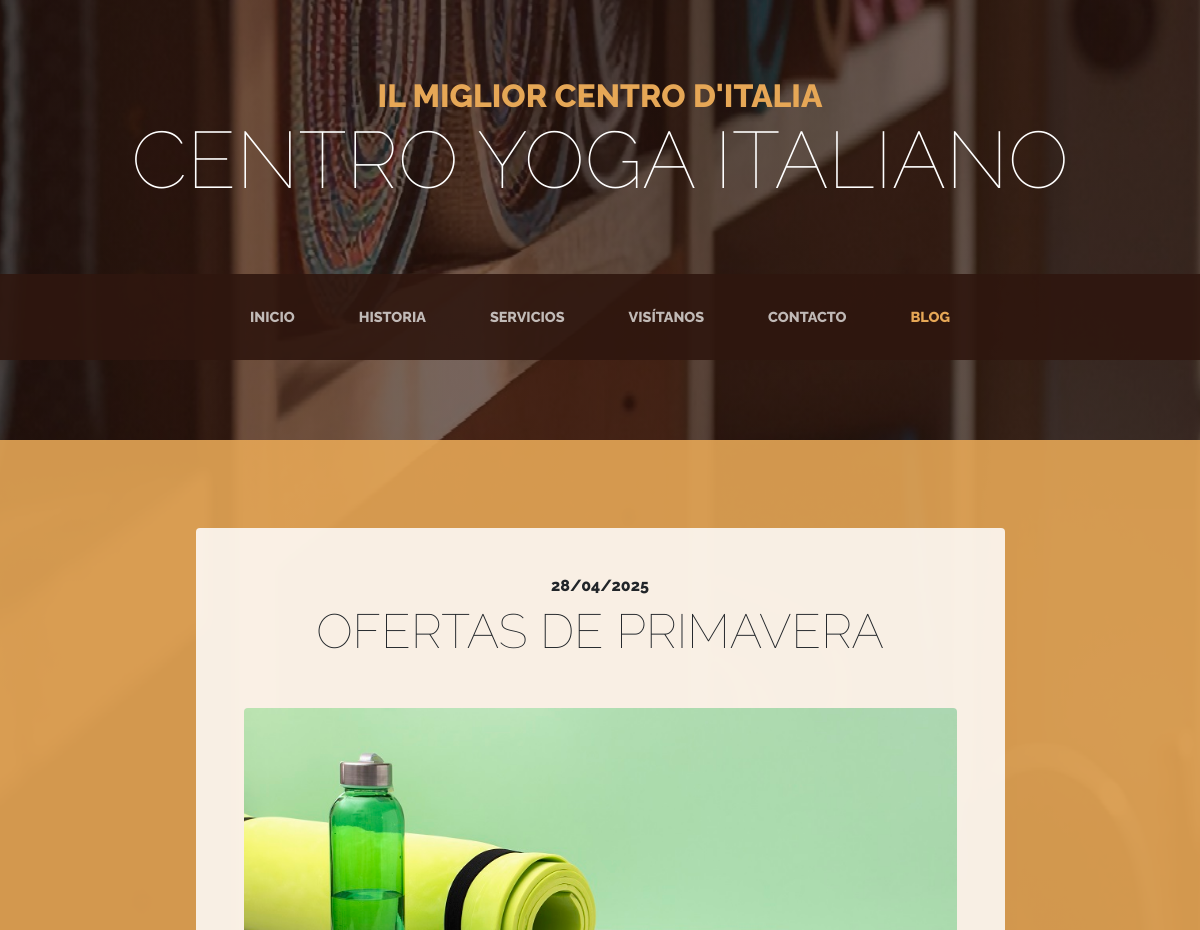
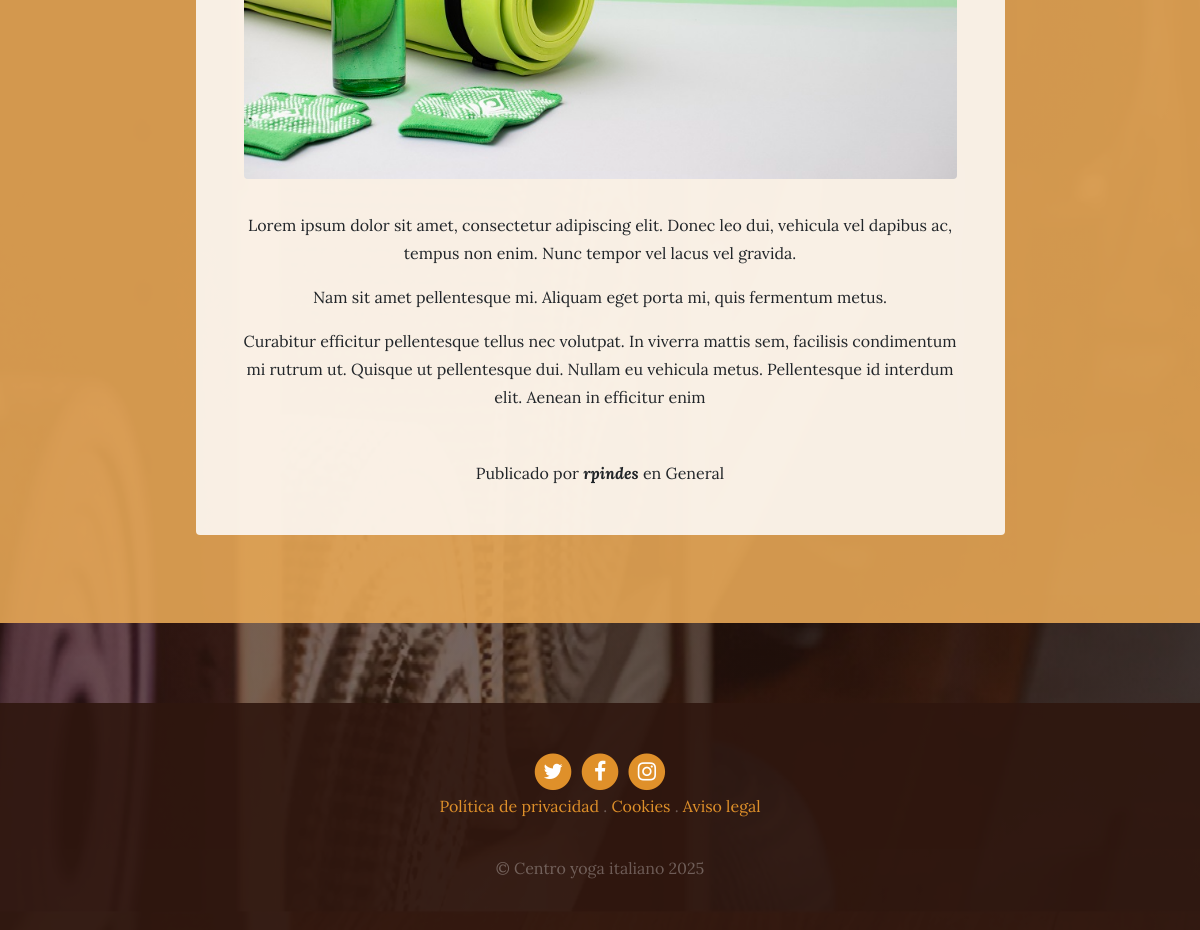
The page /blog/blog/ on the database its author committed (2 pictures, top to bottom).
### blog/models.py (models this page shows, shortened)
class Post(models.Model):
    title= models.CharField(max_length=200, verbose_name="Título")
    content=models.TextField(verbose_name="Contenido")
    published=models.DateField(verbose_name="Fecha de publicación", default=now)
    image= models.ImageField(verbose_name="Imagen", upload_to="blog", null=True, blank=True)
    author= models.ForeignKey(User, verbose_name="Autor", on_delete=models.CASCADE)
    categories= models.ManyToManyField(Category, verbose_name="Categorías", related_name="get_posts")
    created = models.DateTimeField(auto_now_add= True, verbose_name="Fecha de creación")
    updated = models.DateTimeField(auto_now= True, verbose_name= "Fecha de edición")
    class Meta:
        verbose_name = "entrada"
        verbose_name_plural = "entradas"
        ordering = ['-created']

class Category(models.Model):
    name=models.CharField(max_length=100, verbose_name="Nombre")
    created = models.DateTimeField(auto_now_add= True, verbose_name="Fecha de creación")
    updated = models.DateTimeField(auto_now= True, verbose_name= "Fecha de edición")
    class Meta:
        verbose_name = "categoría"
        verbose_name_plural = "categorias"
        ordering = ['-created']

### pages/models.py (models this page shows, shortened)
class Page(models.Model):
    title=models.CharField(verbose_name="Título", max_length=200)
    content=RichTextField(verbose_name="Contenido")
    order=models.SmallIntegerField(verbose_name="Orden", default=0)
    created = models.DateTimeField(auto_now_add= True, verbose_name="Fecha de creación")
    updated = models.DateTimeField(auto_now= True, verbose_name= "Fecha de edición")
    class Meta:
        verbose_name = "página"
        verbose_name_plural = "páginas"
        ordering =['order', 'title']

### blog/views.py (the view)
# urls.py: path('blog/', views.blog, name='blog'),
def blog(request):
    posts =Post.objects.all()
    return render (request, "blog/blog.html", {'posts':posts})

### pages/templatetags/pages_extras.py (called while the page is built)
@register.simple_tag
def get_page_list():
    pages=Page.objects.all()
    return pages

### social/processors.py (called while the page is built)
def ctx_dict(request):
    ctx={}
    links=Link.objects.all()
    for link in links:
        ctx[link.key]=link.url
    return ctx

### blog/templates/blog/blog.html (shortened to what this page needs)
{% extends 'core/base.html' %}
{% load static %}
{% block content %}
  {% for post in posts %}
    <section class="page-section cta">
    <div class="container">
    <div class="row">
      <div class="col-xl-9 mx-auto">
        <div class="cta-innerv text-center rounded">
          <h2 class="section-heading mb-5">
            <span class="section-heading-upper">{{post.published|date:"SHORT_DATE_FORMAT"}}</span>
            <span class="section-heading-lower">{{post.title}}</span>
          </h2>
          <p class="mb-0">
            <img class="mx-auto d-flex rounded img-fluid mb-3 mb-lg-0" src="{{post.image.url}}" alt="">
          </p>
          <p class="mb-0 mbt"> {{post.content|linebreaks}}</p>
          <p class="mb-0 mbt">
            <span class="section-heading-under">Publicado por <em><b>{{post.author}}</b></em> en
              {% for category in post.categories.all %}
                {{category.name}}
              {% endfor %}
            </span
          </p>
        </div>
      </div>
    </div>
    </div>
    </section>
  {% endfor %}
{% endblock %}

### core/templates/core/base.html (shortened to what this page needs)
<!DOCTYPE html>
<html lang="es">
  <head>
    {% load static %}
    <link href="{% static 'core/vendor/bootstrap/css/bootstrap.min.css' %}" rel="stylesheet">
    <link href="{% static 'core/vendor/font-awesome/css/font-awesome.min.css' %}" rel="stylesheet" type="text/css">
    <link href="{% static 'core/css/business-casual.css' %}" rel="stylesheet">
  </head>
  <body>
    <h1 class="site-heading text-center text-white d-none d-lg-block">
      <span class="site-heading-upper text-primary mb-3">Il miglior centro d'Italia</span>
      <span class="site-heading-lower">Centro yoga italiano</span>
    </h1>
    <nav class="navbar navbar-expand-lg navbar-dark py-lg-4" id="mainNav">
      <div class="container">
        <div class="collapse navbar-collapse" id="navbarResponsive">
          <ul class="navbar-nav mx-auto">
            <li class="nav-item  px-lg-4 {% if request.path == '/' %} active {% endif %}">
              <a class="nav-link text-uppercase text-expanded" href="{% url 'home'%}">Inicio</a>
            </li>
            <li class="nav-item px-lg-4 {% if request.path == '/about/' %} active {% endif %}">
              <a class="nav-link text-uppercase text-expanded" href="{% url 'about'%}">Historia</a>
            </li>
            <li class="nav-item px-lg-4 {% if request.path == '/services/' %} active {% endif %}">
              <a class="nav-link text-uppercase text-expanded" href="{% url 'services' %}">Servicios</a>
            </li>
            <li class="nav-item px-lg-4 {% if request.path == '/store/' %} active {% endif %}">
              <a class="nav-link text-uppercase text-expanded" href="{% url 'store'%}">Visítanos</a>
            </li>
            <li class="nav-item px-lg-4 {% if request.path == '/contact/' %} active {% endif %}">
              <a class="nav-link text-uppercase text-expanded" href="{% url 'contact'%}">Contacto</a>
            </li>
            <li class="nav-item px-lg-4 {% if request.path|slice:':6' == '/blog/' %} active {% endif %}">
              <a class="nav-link text-uppercase text-expanded" href="{% url 'blog:blog' %}">Blog</a>
            </li>
          </ul>
        </div>
      </div>
    </nav>
    {% block content %} {% endblock %}
    <footer class="footer text-faded text-center py-5">
      <div class="container">
        <p class="m-0">
              <a href="{{twitter}}" class="link">
                <span class="fa-stack fa-lg">
                  <i class="fa fa-circle fa-stack-2x"></i>
                  <i class="fa fa-twitter fa-stack-1x fa-inverse"></i>
                </span>
              </a>
            <a href="{{facebook}}" class="link">
              <span class="fa-stack fa-lg">
                <i class="fa fa-circle fa-stack-2x"></i>
                <i class="fa fa-facebook fa-stack-1x fa-inverse"></i>
              </span>
            </a>
            <a href="{{instagram}}" class="link">
              <span class="fa-stack fa-lg">
                <i class="fa fa-circle fa-stack-2x"></i>
                <i class="fa fa-instagram fa-stack-1x fa-inverse"></i>
              </span>
            </a>
	    </p>
        {% load pages_extras %}
        {% get_page_list as page_list %}
        {% for page in page_list %}
          <a href="{% url 'page' page.id %}" class="link">{{page.title}}</a> {% if not forloop.last %}.{% endif %}
        {% endfor %}
        <p class="m-0 mbt1">&copy; Centro yoga italiano 2025</p>
      </div>
	</footer>
  </body>
</html>

### core/static/core/css/business-casual.css (style rules this page uses)
body { font-family: 'Lora'; background: linear-gradient(rgba(47, 23, 15, 0.65), rgba(47, 23, 15, 0.65)), url("../img/bg.jpg"); background-attachment: fixed; background-position: center; background-size: cover; }
h1, h2, h3, h4, h5, h6 { font-family: 'Raleway'; }
p { line-height: 1.75; }
.text-faded { color: rgba(255, 255, 255, 0.3); }
.site-heading { margin-top: 5rem; margin-bottom: 5rem; text-transform: uppercase; line-height: 1; font-family: 'Raleway'; }
.site-heading .site-heading-upper { display: block; font-size: 2rem; font-weight: 800; }
.site-heading .site-heading-lower { font-size: 5rem; font-weight: 100; line-height: 4rem; }
.page-section { margin-top: 5rem; margin-bottom: 5rem; }
.section-heading { text-transform: uppercase; }
.section-heading .section-heading-upper { display: block; font-size: 1rem; font-weight: 800; padding-bottom:.5rem; }
.section-heading .section-heading-lower { display: block; font-size: 3rem; font-weight: 100; }
#mainNav { background-color: rgba(47, 23, 15, 0.9); font-family: 'Raleway'; }
#mainNav .navbar-nav .nav-item .nav-link { color: rgba(255, 255, 255, 0.7); font-weight: 800; }
#mainNav .navbar-nav .nav-item.active .nav-link { color: #e6a756; }
@media (min-width: 992px) { #mainNav .navbar-nav .nav-item .nav-link { font-size: 0.9rem; } }
.cta { padding-top: 5rem; padding-bottom: 5rem; background-color: rgba(230, 167, 86, 0.9); }
.cta .cta-innerv { position: relative; padding: 3rem; margin: 0.5rem; background-color: rgba(255, 255, 255, 0.85); }
.footer { background-color: rgba(47, 23, 15, 0.9); }
.text-primary { color: #e6a756 !important; }
.mbt { padding-top: 2rem; }
.mbt1 { padding-top: 1.25rem; }
a.link { color: #df902a; }

### rows shown on the page
Post: published "28/04/2025", title "OFERTAS DE PRIMAVERA", image (picture), content "Lorem ipsum dolor sit amet, consectetur adipiscing elit. Donec leo dui, vehicula vel dapibus ac, tempus non enim. Nunc tempor vel lacus vel gravida. Nam sit amet pellentesque mi. Aliquam eget porta mi, quis fermentum metus. Curabitur efficitur pellentesque tellus nec volutpat. In viverra mattis sem, facilisis condimentum mi rutrum ut. Quisque ut pellentesque dui. Nullam eu vehicula metus. Pellentesque id interdum elit. Aenean in efficitur enim", author "rpindes"
Category: name "General"
Page: title "Política de privacidad"
Page: title "Cookies"
Page: title "Aviso legal"
